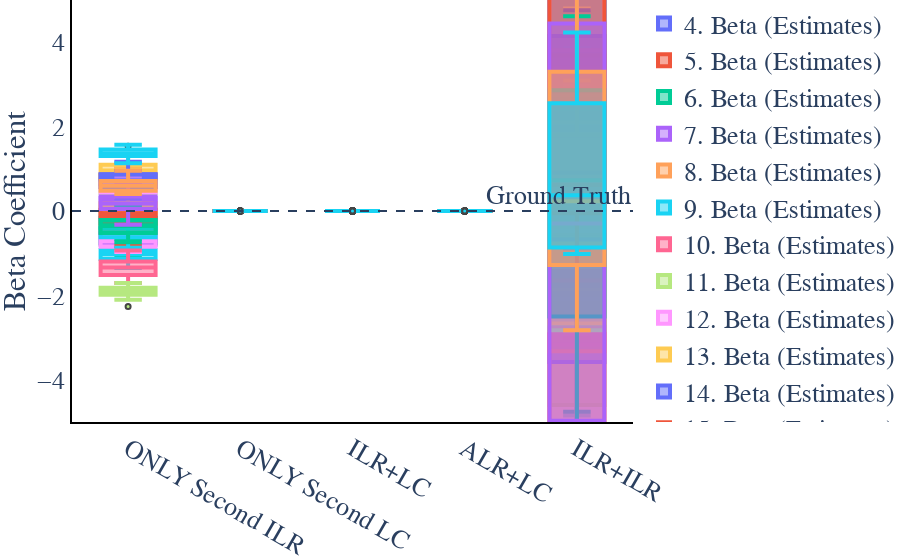

The code cell stored with this chart in its notebook:
### Code cell
fig = plot_beta_results(df_beta, V.T@betaT, filter_list, beta_zero=True)


fig.update_yaxes(range=(-5, 5))
fig.write_image(os.path.join(mypath,
                             "BetaZeroFull_" +str(p)+"InstrumentStrength_"+str(instrument_strength)+".pdf" ))

fig.show()
